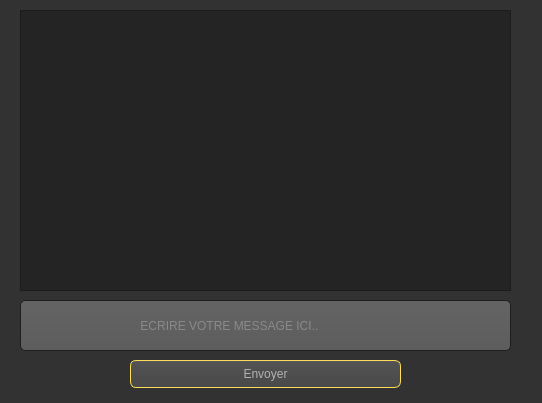
<?xml version="1.0" encoding="UTF-8"?>
<ui version="4.0">
 <class>chat</class>
 <widget class="QDialog" name="chat">
  <property name="geometry">
   <rect>
    <x>0</x>
    <y>0</y>
    <width>542</width>
    <height>403</height>
   </rect>
  </property>
  <property name="windowTitle">
   <string>Dialog</string>
  </property>
  <property name="styleSheet">
   <string notr="true">QToolTip
{
     border: 1px solid black;
     background-color: #ffa02f;
     padding: 1px;
     border-radius: 3px;
     opacity: 100;
}

QWidget
{
    color: #b1b1b1;
    background-color: #323232;
}

QWidget:item:hover
{
    background-color: QLinearGradient( x1: 0, y1: 0, x2: 0, y2: 1, stop: 0 #ffa02f, stop: 1 #ca0619);
    color: #ffde59;
}

QWidget:item:selected
{
    background-color: QLinearGradient( x1: 0, y1: 0, x2: 0, y2: 1, stop: 0 #ffde59, stop: 1 #ffde59);
}

QMenuBar::item
{
    background: transparent;
}

QMenuBar::item:selected
{
    background: transparent;
    border: 1px solid #ffaa00;
}

QMenuBar::item:pressed
{
    background: #ffde59;
    border: 1px solid #000;
    background-color: QLinearGradient(
        x1:0, y1:0,
        x2:0, y2:1,
        stop:1 #212121,
        stop:0.4 #343434/*,
        stop:0.2 #343434,
        stop:0.1 #ffaa00*/
    );
    margin-bottom:-1px;
    padding-bottom:1px;
}

QMenu
{
    border: 1px solid #000;
}

QMenu::item
{
    padding: 2px 20px 2px 20px;
}

QMenu::item:selected
{
    color: #000000;
}

QWidget:disabled
{
    color: #404040;
    background-color: #323232;
}

QAbstractItemView
{
    background-color: QLinearGradient( x1: 0, y1: 0, x2: 0, y2: 1, stop: 0 #4d4d4d, stop: 0.1 #646464, stop: 1 #5d5d5d);
}

QWidget:focus
{
    /*border: 2px solid QLinearGradient( x1: 0, y1: 0, x2: 0, y2: 1, stop: 0 #ffa02f, stop: 1 #d7801a);*/
}

QLineEdit
{
    background-color: QLinearGradient( x1: 0, y1: 0, x2: 0, y2: 1, stop: 0 #4d4d4d, stop: 0 #646464, stop: 1 #5d5d5d);
    padding: 1px;
    border-style: solid;
    border: 1px solid #1e1e1e;
    border-radius: 5;
}

QPushButton
{
    color: #b1b1b1;
    background-color: QLinearGradient( x1: 0, y1: 0, x2: 0, y2: 1, stop: 0 #565656, stop: 0.1 #525252, stop: 0.5 #4e4e4e, stop: 0.9 #4a4a4a, stop: 1 #464646);
    border-width: 1px;
    border-color: #ffde59;
    border-style: solid;
    border-radius: 6;
    padding: 3px;
    font-size: 12px;
    padding-left: 5px;
    padding-right: 5px;
}

QPushButton:pressed
{
    background-color: QLinearGradient( x1: 0, y1: 0, x2: 0, y2: 1, stop: 0 #2d2d2d, stop: 0.1 #2b2b2b, stop: 0.5 #292929, stop: 0.9 #282828, stop: 1 #252525);
}

QComboBox
{
    selection-background-color: #ffaa00;
    background-color: QLinearGradient( x1: 0, y1: 0, x2: 0, y2: 1, stop: 0 #565656, stop: 0.1 #525252, stop: 0.5 #4e4e4e, stop: 0.9 #4a4a4a, stop: 1 #464646);
    border-style: solid;
    border: 1px solid #1e1e1e;
    border-radius: 5;
}

QComboBox:hover,QPushButton:hover
{
    border: 2px solid QLinearGradient( x1: 0, y1: 0, x2: 0, y2: 1, stop: 0 #ffa02f, stop: 1 #d7801a);
}


QComboBox:on
{
    padding-top: 3px;
    padding-left: 4px;
    background-color: QLinearGradient( x1: 0, y1: 0, x2: 0, y2: 1, stop: 0 #2d2d2d, stop: 0.1 #2b2b2b, stop: 0.5 #292929, stop: 0.9 #282828, stop: 1 #252525);
    selection-background-color: #ffaa00;
}

QComboBox QAbstractItemView
{
    border: 2px solid darkgray;
    selection-background-color: QLinearGradient( x1: 0, y1: 0, x2: 0, y2: 1, stop: 0 #ffa02f, stop: 1 #d7801a);
}

QComboBox::drop-down
{
     subcontrol-origin: padding;
     subcontrol-position: top right;
     width: 15px;

     border-left-width: 0px;
     border-left-color: darkgray;
     border-left-style: solid; /* just a single line */
     border-top-right-radius: 3px; /* same radius as the QComboBox */
     border-bottom-right-radius: 3px;
 }

QComboBox::down-arrow
{
     image: url(:/down_arrow.png);
}

QGroupBox:focus
{
border: 2px solid QLinearGradient( x1: 0, y1: 0, x2: 0, y2: 1, stop: 0 #ffa02f, stop: 1 #d7801a);
}

QTextEdit:focus
{
    border: 2px solid QLinearGradient( x1: 0, y1: 0, x2: 0, y2: 1, stop: 0 #ffa02f, stop: 1 #d7801a);
}

QScrollBar:horizontal {
     border: 1px solid #222222;
     background: QLinearGradient( x1: 0, y1: 0, x2: 0, y2: 1, stop: 0.0 #ffde59, stop: 0.2 #ffde59, stop: 1 #ffde59);
     height: 7px;
     margin: 0px 16px 0 16px;
}

QScrollBar::handle:horizontal
{
      background: QLinearGradient( x1: 0, y1: 0, x2: 1, y2: 0, stop: 0 #ffde59, stop: 0.5 #ffde59, stop: 1 #ffde59);
      min-height: 20px;
      border-radius: 2px;
}

QScrollBar::add-line:horizontal {
      border: 1px solid #1b1b19;
      border-radius: 2px;
      background: QLinearGradient( x1: 0, y1: 0, x2: 1, y2: 0, stop: 0 #ffde59, stop: 1 #ffde59);
      width: 14px;
      subcontrol-position: right;
      subcontrol-origin: margin;
}

QScrollBar::sub-line:horizontal {
      border: 1px solid #1b1b19;
      border-radius: 2px;
      background: QLinearGradient( x1: 0, y1: 0, x2: 1, y2: 0, stop: 0 #ffa02f, stop: 1 #d7801a);
      width: 14px;
     subcontrol-position: left;
     subcontrol-origin: margin;
}

QScrollBar::right-arrow:horizontal, QScrollBar::left-arrow:horizontal
{
      border: 1px solid black;
      width: 1px;
      height: 1px;
      background: white;
}

QScrollBar::add-page:horizontal, QScrollBar::sub-page:horizontal
{
      background: none;
}

QScrollBar:vertical
{
      background: QLinearGradient( x1: 0, y1: 0, x2: 1, y2: 0, stop: 0.0 #ffde59, stop: 0.2 #282828, stop: 1 #484848);
      width: 7px;
      margin: 16px 0 16px 0;
      border: 1px solid #222222;
}

QScrollBar::handle:vertical
{
      background: QLinearGradient( x1: 0, y1: 0, x2: 0, y2: 1, stop: 0 #ffde59, stop: 0.5 #d7801a, stop: 1 #ffde59);
      min-height: 20px;
      border-radius: 2px;
}

QScrollBar::add-line:vertical
{
      border: 1px solid #1b1b19;
      border-radius: 2px;
      background: QLinearGradient( x1: 0, y1: 0, x2: 0, y2: 1, stop: 0 #ffde59, stop: 1 #ffde59);
      height: 14px;
      subcontrol-position: bottom;
      subcontrol-origin: margin;
}

QScrollBar::sub-line:vertical
{
      border: 1px solid #1b1b19;
      border-radius: 2px;
      background: QLinearGradient( x1: 0, y1: 0, x2: 0, y2: 1, stop: 0 #ffde59, stop: 1 #ffde59);
      height: 14px;
      subcontrol-position: top;
      subcontrol-origin: margin;
}

QScrollBar::up-arrow:vertical, QScrollBar::down-arrow:vertical
{
      border: 1px solid black;
      width: 1px;
      height: 1px;
      background: white;
}


QScrollBar::add-page:vertical, QScrollBar::sub-page:vertical
{
      background: none;
}

QTextEdit
{
    background-color: #242424;
}

QPlainTextEdit
{
    background-color: #242424;
}

QHeaderView::section
{
    background-color: QLinearGradient(x1:0, y1:0, x2:0, y2:1, stop:0 #616161, stop: 0.5 #505050, stop: 0.6 #434343, stop:1 #656565);
    color: white;
    padding-left: 4px;
    border: 1px solid #6c6c6c;
}

QCheckBox:disabled
{
color: #414141;
}

QDockWidget::title
{
    text-align: center;
    spacing: 3px; /* spacing between items in the tool bar */
    background-color: QLinearGradient(x1:0, y1:0, x2:0, y2:1, stop:0 #323232, stop: 0.5 #242424, stop:1 #323232);
}

QDockWidget::close-button, QDockWidget::float-button
{
    text-align: center;
    spacing: 1px; /* spacing between items in the tool bar */
    background-color: QLinearGradient(x1:0, y1:0, x2:0, y2:1, stop:0 #323232, stop: 0.5 #242424, stop:1 #323232);
}

QDockWidget::close-button:hover, QDockWidget::float-button:hover
{
    background: #242424;
}

QDockWidget::close-button:pressed, QDockWidget::float-button:pressed
{
    padding: 1px -1px -1px 1px;
}

QMainWindow::separator
{
    background-color: QLinearGradient(x1:0, y1:0, x2:0, y2:1, stop:0 #161616, stop: 0.5 #151515, stop: 0.6 #212121, stop:1 #343434);
    color: white;
    padding-left: 4px;
    border: 1px solid #4c4c4c;
    spacing: 3px; /* spacing between items in the tool bar */
}

QMainWindow::separator:hover
{

    background-color: QLinearGradient(x1:0, y1:0, x2:0, y2:1, stop:0 #d7801a, stop:0.5 #b56c17 stop:1 #ffa02f);
    color: white;
    padding-left: 4px;
    border: 1px solid #6c6c6c;
    spacing: 3px; /* spacing between items in the tool bar */
}

QToolBar::handle
{
     spacing: 3px; /* spacing between items in the tool bar */
     background: url(:/images/handle.png);
}

QMenu::separator
{
    height: 2px;
    background-color: QLinearGradient(x1:0, y1:0, x2:0, y2:1, stop:0 #161616, stop: 0.5 #151515, stop: 0.6 #212121, stop:1 #343434);
    color: white;
    padding-left: 4px;
    margin-left: 10px;
    margin-right: 5px;
}

QProgressBar
{
    border: 2px solid grey;
    border-radius: 5px;
    text-align: center;
}

QProgressBar::chunk
{
    background-color: #ffde59;
    width: 2.15px;
    margin: 0.5px;
}

QTabBar::tab {
    color: #ffde59;
    border: 1px solid #444;
    border-bottom-style: none;
    background-color: #323232;
    padding-left: 10px;
    padding-right: 10px;
    padding-top: 3px;
    padding-bottom: 2px;
    margin-right: -1px;
}

QTabWidget::pane {
    border: 1px solid #444;
    top: 1px;
}

QTabBar::tab:last
{
    margin-right: 0; /* the last selected tab has nothing to overlap with on the right */
    border-top-right-radius: 3px;
}

QTabBar::tab:first:!selected
{
 margin-left: 0px; /* the last selected tab has nothing to overlap with on the right */


    border-top-left-radius: 3px;
}

QTabBar::tab:!selected
{
    color: #b1b1b1;
    border-bottom-style: solid;
    margin-top: 3px;
    background-color: QLinearGradient(x1:0, y1:0, x2:0, y2:1, stop:1 #212121, stop:.4 #343434);
}

QTabBar::tab:selected
{
    border-top-left-radius: 3px;
    border-top-right-radius: 3px;
    margin-bottom: 0px;
}

QTabBar::tab:!selected:hover
{
    /*border-top: 2px solid #ffaa00;
    padding-bottom: 3px;*/
    border-top-left-radius: 3px;
    border-top-right-radius: 3px;
    background-color: QLinearGradient(x1:0, y1:0, x2:0, y2:1, stop:1 #212121, stop:0.4 #343434, stop:0.2 #343434, stop:0.1 #ffaa00);
}

QRadioButton::indicator:checked, QRadioButton::indicator:unchecked{
    color: #b1b1b1;
    background-color: #323232;
    border: 1px solid #b1b1b1;
    border-radius: 6px;
}

QRadioButton::indicator:checked
{
    background-color: qradialgradient(
        cx: 0.5, cy: 0.5,
        fx: 0.5, fy: 0.5,
        radius: 1.0,
        stop: 0.25 #ffaa00,
        stop: 0.3 #323232
    );
}

QCheckBox::indicator{
    color: #b1b1b1;
    background-color: #323232;
    border: 1px solid #b1b1b1;
    width: 9px;
    height: 9px;
}

QRadioButton::indicator
{
    border-radius: 6px;
}

QRadioButton::indicator:hover, QCheckBox::indicator:hover
{
    border: 1px solid #ffaa00;
}

QCheckBox::indicator:checked
{
    image:url(:/images/checkbox.png);
}

QCheckBox::indicator:disabled, QRadioButton::indicator:disabled
{
    border: 1px solid #444;}
</string>
  </property>
  <widget class="QPushButton" name="sendButton">
   <property name="geometry">
    <rect>
     <x>130</x>
     <y>360</y>
     <width>271</width>
     <height>28</height>
    </rect>
   </property>
   <property name="styleSheet">
    <string notr="true"/>
   </property>
   <property name="text">
    <string>Envoyer</string>
   </property>
  </widget>
  <widget class="QLineEdit" name="lineEdit">
   <property name="geometry">
    <rect>
     <x>20</x>
     <y>300</y>
     <width>491</width>
     <height>51</height>
    </rect>
   </property>
   <property name="placeholderText">
    <string>                                   ECRIRE VOTRE MESSAGE ICI..</string>
   </property>
  </widget>
  <widget class="QPlainTextEdit" name="plainTextEdit">
   <property name="geometry">
    <rect>
     <x>20</x>
     <y>10</y>
     <width>491</width>
     <height>281</height>
    </rect>
   </property>
  </widget>
 </widget>
 <resources/>
 <connections/>
</ui>
